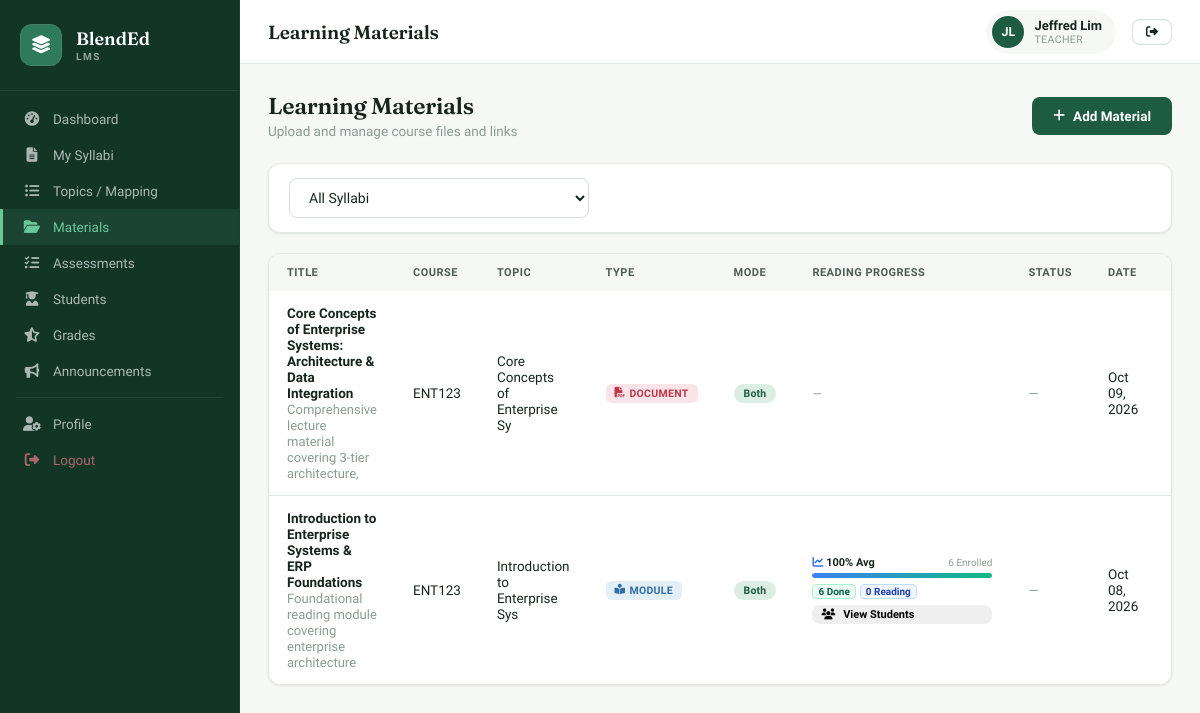
The app's page /teacher/materials.php (signed in) with its own data.
### tables this page shows
CREATE TABLE `learning_materials` (
  `id` int NOT NULL AUTO_INCREMENT,
  `syllabus_topic_id` int DEFAULT NULL,
  `syllabus_id` int DEFAULT NULL,
  `teacher_id` int NOT NULL,
  `title` varchar(200) NOT NULL,
  `description` text,
  `type` varchar(50) NOT NULL DEFAULT 'module',
  `file_path` varchar(255) DEFAULT NULL,
  `external_url` varchar(500) DEFAULT NULL,
  `delivery_mode` enum('online','offline','both') DEFAULT 'both',
  `created_at` timestamp NOT NULL DEFAULT CURRENT_TIMESTAMP,
  `content` longtext,
  `estimated_read_time` int NOT NULL DEFAULT '5',
  `view_count` int DEFAULT '0',
  PRIMARY KEY (`id`),
  KEY `syllabus_topic_id` (`syllabus_topic_id`),
  KEY `syllabus_id` (`syllabus_id`),
  KEY `teacher_id` (`teacher_id`),
  CONSTRAINT `learning_materials_ibfk_1` FOREIGN KEY (`syllabus_topic_id`) REFERENCES `syllabus_topics` (`id`) ON DELETE SET NULL,
  CONSTRAINT `learning_materials_ibfk_2` FOREIGN KEY (`syllabus_id`) REFERENCES `syllabi` (`id`) ON DELETE CASCADE,
  CONSTRAINT `learning_materials_ibfk_3` FOREIGN KEY (`teacher_id`) REFERENCES `users` (`id`) ON DELETE CASCADE
);

CREATE TABLE `syllabus_topics` (
  `id` int NOT NULL AUTO_INCREMENT,
  `syllabus_id` int NOT NULL,
  `week_number` int NOT NULL,
  `topic_title` varchar(200) NOT NULL,
  `topic_description` text,
  `learning_outcomes` text,
  `delivery_mode` enum('face-to-face','online','blended','asynchronous','synchronous') DEFAULT 'blended',
  `online_platform` varchar(100) DEFAULT NULL,
  `resources` text,
  `assessment_type` varchar(100) DEFAULT NULL,
  `sort_order` int DEFAULT '0',
  `created_at` timestamp NOT NULL DEFAULT CURRENT_TIMESTAMP,
  `is_completed` tinyint(1) NOT NULL DEFAULT '0',
  `completion_notes` text,
  `deletion_requested` tinyint(1) NOT NULL DEFAULT '0',
  `deletion_reason` text,
  `ilo_code` varchar(50) DEFAULT NULL,
  `blooms_level` varchar(50) DEFAULT NULL,
  `activity_title` varchar(255) DEFAULT NULL,
  PRIMARY KEY (`id`),
  KEY `syllabus_id` (`syllabus_id`),
  CONSTRAINT `syllabus_topics_ibfk_1` FOREIGN KEY (`syllabus_id`) REFERENCES `syllabi` (`id`) ON DELETE CASCADE
);

### includes/config.php (called while the page is built, shortened)
<?php
function safeHtml($text) {
    $text = htmlspecialchars_decode($text, ENT_QUOTES);
    return htmlspecialchars($text, ENT_QUOTES, 'UTF-8');
}

### teacher/materials.php (the view, shortened to what this page needs)
<?php
require_once '../includes/config.php';
$tid = $_SESSION['user_id'];
$where = "m.teacher_id = ?";
$types = 'i';
$params = [$tid];
$sql = "SELECT m.*, c.course_code, c.course_name, st.topic_title,
               a.id AS assessment_id, a.due_date AS assessment_due_date, a.is_closed AS assessment_is_closed,
               (SELECT COUNT(*) FROM enrollments WHERE syllabus_id = m.syllabus_id AND status = 'enrolled') as total_enrolled,
               (SELECT COUNT(*) FROM topic_progress tp JOIN enrollments e ON e.student_id = tp.student_id AND e.syllabus_id = m.syllabus_id AND e.status = 'enrolled' WHERE tp.syllabus_topic_id = m.syllabus_topic_id AND (tp.read_percentage >= 90 OR tp.status = 'completed')) as finished_count,
               (SELECT COUNT(*) FROM topic_progress tp JOIN enrollments e ON e.student_id = tp.student_id AND e.syllabus_id = m.syllabus_id AND e.status = 'enrolled' WHERE tp.syllabus_topic_id = m.syllabus_topic_id AND tp.read_percentage > 0 AND tp.read_percentage < 90 AND tp.status != 'completed') as reading_count,
               (SELECT AVG(COALESCE(tp.read_percentage, 0)) FROM enrollments e LEFT JOIN topic_progress tp ON tp.student_id = e.student_id AND tp.syllabus_topic_id = m.syllabus_topic_id WHERE e.syllabus_id = m.syllabus_id AND e.status = 'enrolled') as avg_read_pct
        FROM learning_materials m
        LEFT JOIN syllabi s ON m.syllabus_id = s.id
        LEFT JOIN courses c ON s.course_id = c.id
        LEFT JOIN syllabus_topics st ON m.syllabus_topic_id = st.id
        LEFT JOIN assessments a ON (a.syllabus_id = m.syllabus_id AND a.title = m.title AND a.type = 'activity')
        WHERE $where
        ORDER BY m.created_at DESC";
$materialsStmt = $conn->prepare($sql);
$materialsStmt->bind_param($types, ...$params);
$materialsStmt->execute();
$materialsResult = $materialsStmt->get_result();
$materialsArr = [];
while ($row = $materialsResult->fetch_assoc()) $materialsArr[] = $row;
$icons = ['document' => 'fa-file-pdf', 'video' => 'fa-video', 'link' => 'fa-link', 'presentation' => 'fa-file-powerpoint', 'quiz' => 'fa-question-circle', 'activity' => 'fa-pencil-alt', 'module' => 'fa-book-reader'];
$colors = ['document' => 'badge-red', 'video' => 'badge-blue', 'link' => 'badge-gray', 'presentation' => 'badge-orange', 'quiz' => 'badge-green', 'activity' => 'badge-purple', 'module' => 'badge-blue'];
?>
<?php require_once '../includes/header.php'; ?>
<div class="app-layout">
    <?php require_once '../includes/sidebar.php'; ?>
    <div class="main-content">
        <?php require_once '../includes/topbar.php'; ?>
        <div class="page-content">
            <div class="page-header">
                <div class="page-header-left"><h2>Learning Materials</h2><p>Upload and manage course files and links</p></div>
                <button class="btn btn-primary" onclick="openAddMaterialModal()"><i class="fas fa-plus"></i> Add Material</button>
            </div>
            <div class="card" style="margin-bottom:20px">
                <div class="card-body" style="padding:14px 20px">
                    <form method="GET" style="display:flex;gap:12px">
                        <select name="syl" class="form-control" style="width:300px" onchange="this.form.submit()">
                            <option value="">All Syllabi</option>
                        </select>
                    </form>
                </div>
            </div>
            <div class="card">
                <div class="table-wrap">
                    <table>
                        <thead><tr><th>Title</th><th>Course</th><th>Topic</th><th>Type</th><th>Mode</th><th style="min-width:180px">Reading Progress</th><th>Status</th><th>Date</th><th>Actions</th></tr></thead>
                        <tbody>
                        <?php foreach($materialsArr as $m): ?>
                        <?php
                            $isModule = ($m['type'] === 'module');
                            $totEnrolled = (int)($m['total_enrolled'] ?? 0);
                            $finCount = (int)($m['finished_count'] ?? 0);
                            $readCount = (int)($m['reading_count'] ?? 0);
                            $avgRead = round((float)($m['avg_read_pct'] ?? 0), 1);
                        ?>
                        <tr>
                            <td><strong><?= safeHtml($m['title']) ?></strong><br><small class="text-muted"><?= safeHtml(substr($m['description'] ?? '', 0, 60)) ?></small></td>
                            <td><?= htmlspecialchars($m['course_code'] ?? '-') ?></td>
                            <td><?= $m['topic_title'] ? safeHtml(substr($m['topic_title'], 0, 30)) : '<span class="text-muted">General</span>' ?></td>
                            <td><span class="badge <?= $colors[$m['type']] ?? 'badge-gray' ?>"><i class="fas <?= $icons[$m['type']] ?? 'fa-file' ?>"></i> <?= ucfirst($m['type']) ?></span></td>
                            <td><?php $mc=['online'=>'mode-online','offline'=>'mode-face','both'=>'mode-blended']; echo '<span class="mode-pill '.$mc[$m['delivery_mode']].'">'.ucfirst($m['delivery_mode']).'</span>'; ?></td>
                            <td>
                                <?php if ($isModule): ?>
                                    <div style="min-width:180px">
                                        <div style="display:flex;justify-content:space-between;align-items:center;margin-bottom:4px;font-size:11px">
                                            <span style="font-weight:700;color:var(--text)"><i class="fas fa-chart-line" style="color:#2563eb"></i> <?= $avgRead ?>% Avg</span>
                                            <span style="color:var(--text3);font-size:10px"><?= $totEnrolled ?> Enrolled</span>
                                        </div>
                                        <div style="height:5px;background:#e2e8f0;border-radius:99px;overflow:hidden;margin-bottom:6px">
                                            <div style="height:100%;width:<?= min(100, $avgRead) ?>%;background:linear-gradient(90deg, #3b82f6, #10b981);border-radius:99px"></div>
                                        </div>
                                        <div style="display:flex;gap:4px;flex-wrap:wrap;margin-bottom:6px;font-size:10px">
                                            <span style="background:#ecfdf5;color:#065f46;padding:1px 5px;border-radius:4px;border:1px solid #a7f3d0;font-weight:600" title="Finished (90-100%)">
                                                <?= $finCount ?> Done
                                            </span>
                                            <span style="background:#eff6ff;color:#1e40af;padding:1px 5px;border-radius:4px;border:1px solid #bfdbfe;font-weight:600" title="Reading (1-89%)">
                                                <?= $readCount ?> Reading
                                            </span>
                                        </div>
                                        <button type="button" class="btn btn-outline btn-sm" style="font-size:11px;padding:2px 8px;width:100%;text-align:center"
                                            onclick="openStudentProgressModal(<?= $m['id'] ?>, '<?= htmlspecialchars(addslashes($m['title']), ENT_QUOTES) ?>')">
                                            <i class="fas fa-users"></i> View Students
                                        </button>
                                    </div>
                                <?php else: ?>
                                    <span class="text-muted" style="font-size:12px">—</span>
                                <?php endif; ?>
                            </td>
                            <td>
                                <?php if($m['type'] === 'activity' && $m['assessment_id']):
                                    $duePassed = !empty($m['assessment_due_date']) && strtotime($m['assessment_due_date']) < time();
                                    $manuallyClosed = (int)$m['assessment_is_closed'] === 1;
                                    if ($manuallyClosed): ?>
                                        <span class="badge badge-red">Closed</span>
                                    <?php elseif ($duePassed): ?>
                                        <span class="badge badge-orange">Overdue</span>
                                    <?php else: ?>
                                        <span class="badge badge-green">Open</span>
                                    <?php endif; ?>
                                    <?php if(!empty($m['assessment_due_date'])): ?>
                                        <br><small class="text-muted">Due <?= date('M d, Y g:i A', strtotime($m['assessment_due_date'])) ?></small>
                                    <?php endif; ?>
                                <?php else: ?>
                                    <span class="text-muted">—</span>
                                <?php endif; ?>
                            </td>
                            <td><?= date('M d, Y', strtotime($m['created_at'])) ?></td>
                            <td>
                            </td>
                        </tr>
                        <?php endforeach; ?>
                        </tbody>
                    </table>
                </div>
            </div>
        </div>
    </div>
</div>
</body></html>

### assets/css/style.css (style rules this page uses)
:root { --primary: #1E5C42; --primary-dark: #123526; --primary-mid: #2F7A5A; --primary-light: #DCEEE3; --accent: #C1774A; --accent-tint: #F5E6DA; --bg: #F6F8F6; --bg2: #EEF3EF; --white: #FFFFFF; --text: #17251D; --text2: #4C5D53; --text3: #8B9C92; --border: #E2E9E3; --border2: #D2DED6; --ease: cubic-bezier(.4,0,.2,1); --ease-out: cubic-bezier(0,0,.2,1); --shadow-xs: 0 1px 2px rgba(18,53,38,.05); --shadow-sm: 0 1px 3px rgba(18,53,38,.06), 0 1px 2px rgba(18,53,38,.04); --shadow-md: 0 4px 12px rgba(18,53,38,.08); --shadow-lg: 0 12px 32px rgba(18,53,38,.12); --radius-sm: 8px; --radius: 12px; --radius-lg: 16px; --sidebar-w: 240px; --header-h: 64px; --font: 'Plus Jakarta Sans', sans-serif; --font-display: 'Fraunces', serif; --danger: #C0364A; --danger-tint: #FBE4E7; --warning: #B67A2E; --warning-tint: #FBF0DE; --info: #2E6DA6; --info-tint: #E3EEF7; --success: #1E5C42; --success-tint: #DCEEE3; --shadow: var(--shadow-sm); --shadow2: var(--shadow-lg); }
*, *::before, *::after { box-sizing: border-box; margin: 0; padding: 0; }
html { scroll-behavior: smooth; }
body { font-family: var(--font); background: var(--bg); color: var(--text); min-height: 100vh; -webkit-font-smoothing: antialiased; }
.form-control { width: 100%; padding: 11px 15px; border: 1.5px solid var(--border2); border-radius: var(--radius-sm); font-family: var(--font); font-size: 14px; color: var(--text); background: var(--white); transition: border-color .15s var(--ease), box-shadow .15s var(--ease); outline: none; }
select.form-control { cursor: pointer; padding-top: 10px; padding-bottom: 10px; }
.btn { display: inline-flex; align-items: center; gap: 8px; padding: 10px 20px; border-radius: var(--radius-sm); font-family: var(--font); font-weight: 600; font-size: 13.5px; cursor: pointer; border: 1.5px solid transparent; transition: background-color .15s var(--ease), border-color .15s var(--ease), transform .1s var(--ease), box-shadow .15s var(--ease); text-decoration: none; }
.btn-primary { background: var(--primary); color: white; }
.btn-sm { padding: 6px 13px; font-size: 12px; }
.app-layout { display: flex; min-height: 100vh; width: 100%; }
.main-content { margin-left: var(--sidebar-w); flex: 1; display: flex; flex-direction: column; min-width: 0; }
.page-content { padding: 28px; flex: 1; width: 100%; max-width: 1440px; margin: 0 auto; }
.card { background: var(--white); border-radius: var(--radius); box-shadow: var(--shadow-sm); border: 1px solid var(--border); overflow: hidden; width: 100%; }
.card-body { padding: 22px; }
.table-wrap { width: 100%; overflow-x: auto; -webkit-overflow-scrolling: touch; border-radius: 0 0 var(--radius) var(--radius); }
table { width: 100%; border-collapse: collapse; min-width: 600px; }
thead { background: var(--bg); }
th { padding: 12px 18px; text-align: left; font-size: 11px; font-weight: 700; color: var(--text2); text-transform: uppercase; letter-spacing: .5px; }
td { padding: 14px 18px; font-size: 13.5px; color: var(--text); border-bottom: 1px solid var(--border); vertical-align: middle; }
tbody tr { transition: background-color .12s var(--ease); }
tbody tr:last-child td { border-bottom: none; }
.badge { display: inline-flex; align-items: center; gap: 4px; padding: 3px 9px; border-radius: 6px; font-size: 10.5px; font-weight: 700; letter-spacing: .3px; text-transform: uppercase; white-space: nowrap; }
.badge-blue { background: var(--info-tint); color: var(--info); }
.badge-red { background: var(--danger-tint); color: var(--danger); }
.mode-pill { display: inline-flex; align-items: center; gap: 5px; padding: 3px 10px; border-radius: 20px; font-size: 10.5px; font-weight: 700; letter-spacing: .2px; }
.mode-blended { background: var(--success-tint); color: var(--primary); }
.page-header { display: flex; align-items: center; justify-content: space-between; margin-bottom: 24px; gap: 16px; }
.page-header-left h2 { font-family: var(--font-display); font-size: 23px; font-weight: 600; color: var(--text); letter-spacing: -.3px; }
.page-header-left p { font-size: 13.5px; color: var(--text3); margin-top: 3px; }
.text-muted { color: var(--text3); font-size: 13px; }

### records on screen
learning_materials: title "Core Concepts of Enterprise Systems: Architecture & Data Integration", description "Comprehensive lecture material covering 3-tier architecture,", course_code "ENT123", syllabus_topic.topic_title "Core Concepts of Enterprise Sy", type "DOCUMENT", delivery_mode "Both", created_at "Oct 09, 2026"
learning_materials: title "Introduction to Enterprise Systems & ERP Foundations", description "Foundational reading module covering enterprise architecture", course_code "ENT123", syllabus_topic.topic_title "Introduction to Enterprise Sys", type "MODULE", delivery_mode "Both", avgRead "100", totEnrolled "6", finCount "6", readCount "0", created_at "Oct 08, 2026"

### other values on screen
$pageTitle "Learning Materials"
$initials "JL"
$_SESSION['full_name'] "Jeffred Lim"
$roleLabel[$r] "TEACHER"
